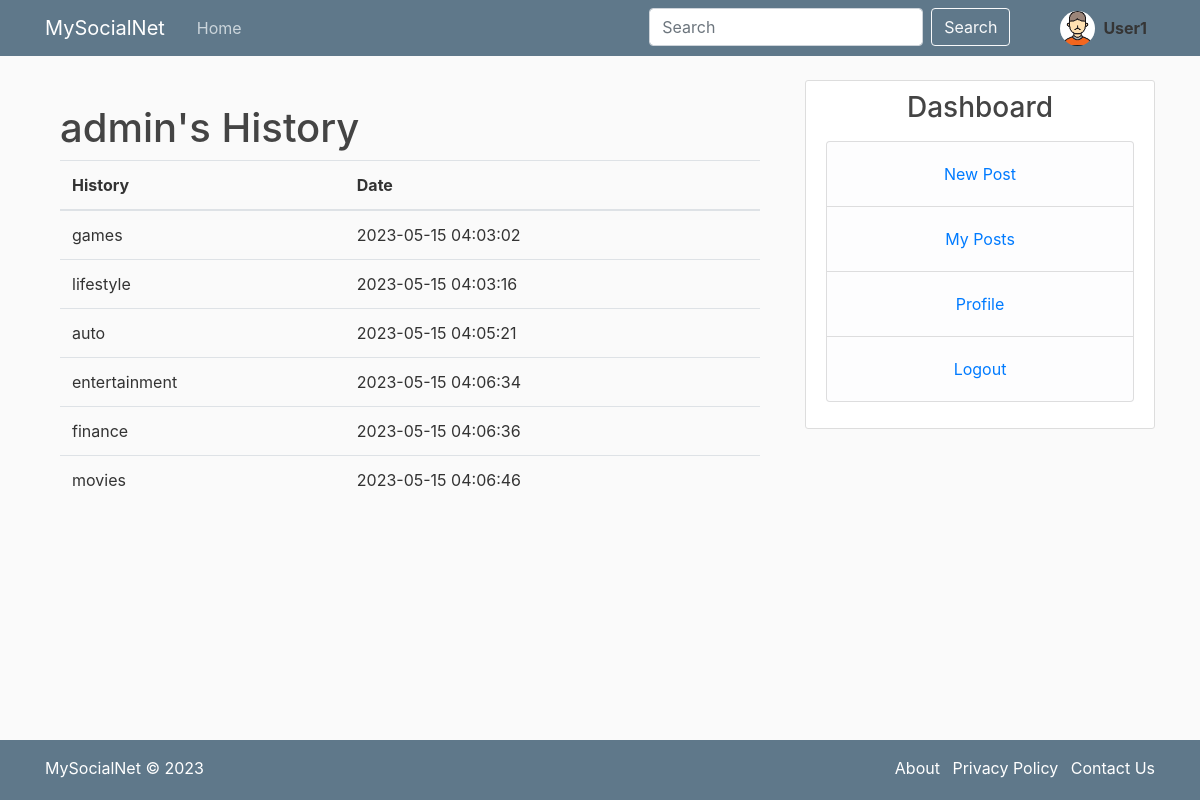
/admin/user_history/1 (signed in), run on the app's committed database.
### social_media/models.py (models this page shows, shortened)
class User(db.Model, UserMixin):
    id = db.Column(db.Integer, primary_key=True)
    username = db.Column(db.String(20), unique=True, nullable=False)
    email = db.Column(db.String(120), unique=True, nullable=False)
    image_file = db.Column(db.String(20), nullable=False, default='default.jpg')
    password = db.Column(db.String(60), nullable=False)
    posts = db.relationship('Post', backref='author', lazy=True)
    history = db.Column(db.JSON)
    future = db.Column(db.String(300))

### social_media/routes.py (the view)
@app.route('/admin/user_history/<int:user_id>')
@login_required
def user_history(user_id):
    user = User.query.get_or_404(user_id)
    try:
        history = json.loads(user.history)
        history = history['pages_visited']
    except:
        history = None
    return render_template('user_history.html', history=history, user=user)

### social_media/models.py (called while the page is built)
@login_manager.user_loader
def load_user(user_id):
    return User.query.get(int(user_id))

### social_media/templates/user_history.html
{% extends "layout.html" %}
{% block content %}
<div class="container mt-4">
    <h1>{{ user.username }}'s History</h1>
    {% if history is none %}
      <p>No history found for this user.</p>
    {% else %}
    <table class="table" id="tablee">
      <thead>
          <tr>
              <th>History</th>
              <th>Date</th>
          </tr>
      </thead>
      <tbody>
          {% for item in history %}
          <tr>
              <td>{{ item[0] }}</td>
              <td>{{ item[1] }}</td>
          </tr>
          {% endfor %}
      </tbody>
  </table>
    {% endif %}
</div>
{% endblock content %}

### social_media/templates/layout.html (shortened to what this page needs)
<!DOCTYPE html>
<html>
<head>
    <link rel="stylesheet" href="https://maxcdn.bootstrapcdn.com/bootstrap/4.0.0/css/bootstrap.min.css">
    <link rel="stylesheet" type="text/css" href="{{ url_for('static', filename='main.css') }}">
</head>
<body>
    <header class="site-header">
      <nav class="navbar navbar-expand-md navbar-dark bg-steel fixed-top">
        <div class="container">
          <a class="navbar-brand mr-4" href="/">MySocialNet</a>
          <div class="collapse navbar-collapse" id="navbarToggle">
            <div class="navbar-nav mr-auto">
              <a class="nav-item nav-link" href="{{ url_for('home') }}">Home</a>
            </div>
            <div class="navbar-nav">
              {% if current_user.is_authenticated %}
                <div id="search-bar">
                <form class="form-inline ml-auto" action="{{ url_for('search') }}" method="POST">
                <input class="form-control mr-sm-2" type="search" placeholder="Search" aria-label="Search" name="q" list="search-options" required>
                <button class="btn btn-outline-light my-2 my-sm-0" type="submit">Search</button>
                </form>
                </div>
                <img class="rounded-circle" src="{{ url_for('static', filename='profile_pics/' + current_user.image_file) }}" id = "pro-img">
                <a class="nav-item nav-link" href="{{ url_for('account') }}" style="color: rgb(53, 53, 53);"><b>{{current_user.username}}</b></a>
              {% else %}
                <a class="nav-item nav-link" href="{{ url_for('login') }}">Login</a>
                <a class="nav-item nav-link" href="{{ url_for('register') }}">Register</a>
              {% endif %}
            </div>
          </div>
        </div>
      </nav>
    </header>
    <main role="main" class="container">
      <div class="row">
        <div class="col-md-8">
          {% block content %}{% endblock %}
        </div>
        {% if current_user.is_authenticated %}
        <div class="col-md-4">
          <div class="content-section">
            <h3 style="text-align:center;">Dashboard</h3>
            <p class='text-muted'>
              <ul class="list-group" style="text-align:center;">
                <li class="list-group-item list-group-item-light"><a class="nav-item nav-link" href="{{ url_for('new_post') }}">New Post</a></li>
                <li class="list-group-item list-group-item-light"><a class="nav-item nav-link" href="{{ url_for('user_posts', username=current_user.username) }}">My Posts</a></li>
                <li class="list-group-item list-group-item-light"><a class="nav-item nav-link" href="{{ url_for('account') }}">Profile</a></li>
                <li class="list-group-item list-group-item-light"><a class="nav-item nav-link" href="{{ url_for('logout') }}">Logout</a></li>
              </ul>
            </p>
          </div>
        </div>
        {% endif %}
      </div>
    </main>
    <footer class="bg-steel text-white py-3">
      <div class="container">
        <div class="row">
          <div class="col-md-6">
            <p class="mb-0">MySocialNet &copy; 2023</p>
          </div>
          <div class="col-md-6">
            <ul class="list-inline mb-0 float-md-right">
              <li class="list-inline-item"><a class="text-white" href="{{ url_for('about') }}">About</a></li>
              <li class="list-inline-item"><a class="text-white" href="#">Privacy Policy</a></li>
              <li class="list-inline-item"><a class="text-white" href="https://www.facebook.com/">Contact Us</a></li>
            </ul>
          </div>
        </div>
      </div>
    </footer>
</body>
</html>

### social_media/static/main.css (style rules this page uses)
body { background: #fafafa; color: #333333; margin-top: 5rem; }
h1, h2, h3, h4, h5, h6 { color: #444444; }
.bg-steel { background-color: #5f788a; }
.site-header .navbar-nav .nav-link { color: #cbd5db; }
.content-section { background: #ffffff; padding: 10px 20px; border: 1px solid #dddddd; border-radius: 3px; margin-bottom: 20px; }
#search-bar { margin-right: 50px; }
footer { position: fixed; bottom: 0; width: 100%; height: 60px; background-color: #333; color: #fff; }
#tablee { margin-bottom: 100px; }
#pro-img { height: 35px; width: 35px; margin-top: 3px; }

### data on the page
User: image_file (picture), username "User1"
User: username "admin"

### other printed values
{{ item[0] }} "games" "lifestyle" "auto" "entertainment" "finance" "movies"
{{ item[1] }} "2023-05-15 04:03:02" "2023-05-15 04:03:16" "2023-05-15 04:05:21" "2023-05-15 04:06:34" "2023-05-15 04:06:36" "2023-05-15 04:06:46"
